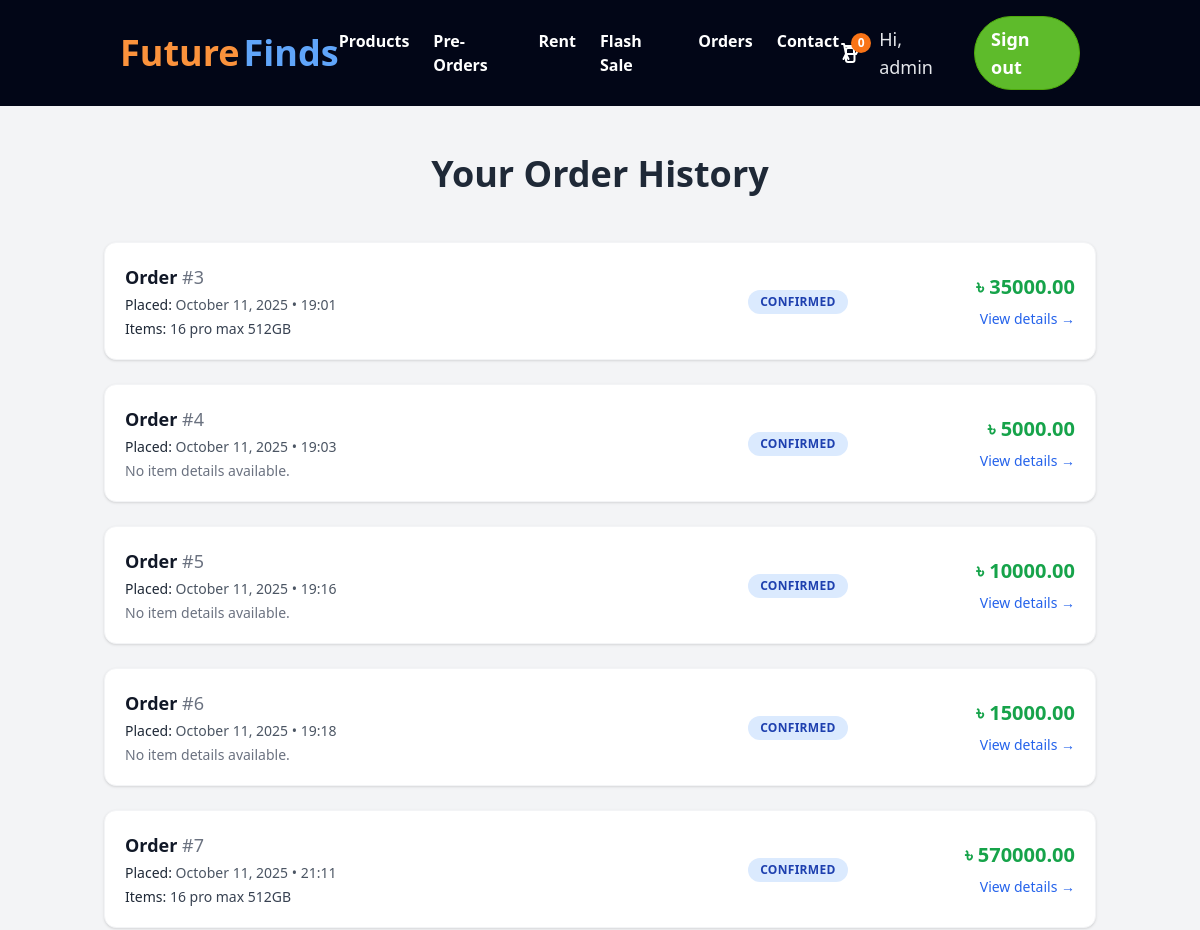
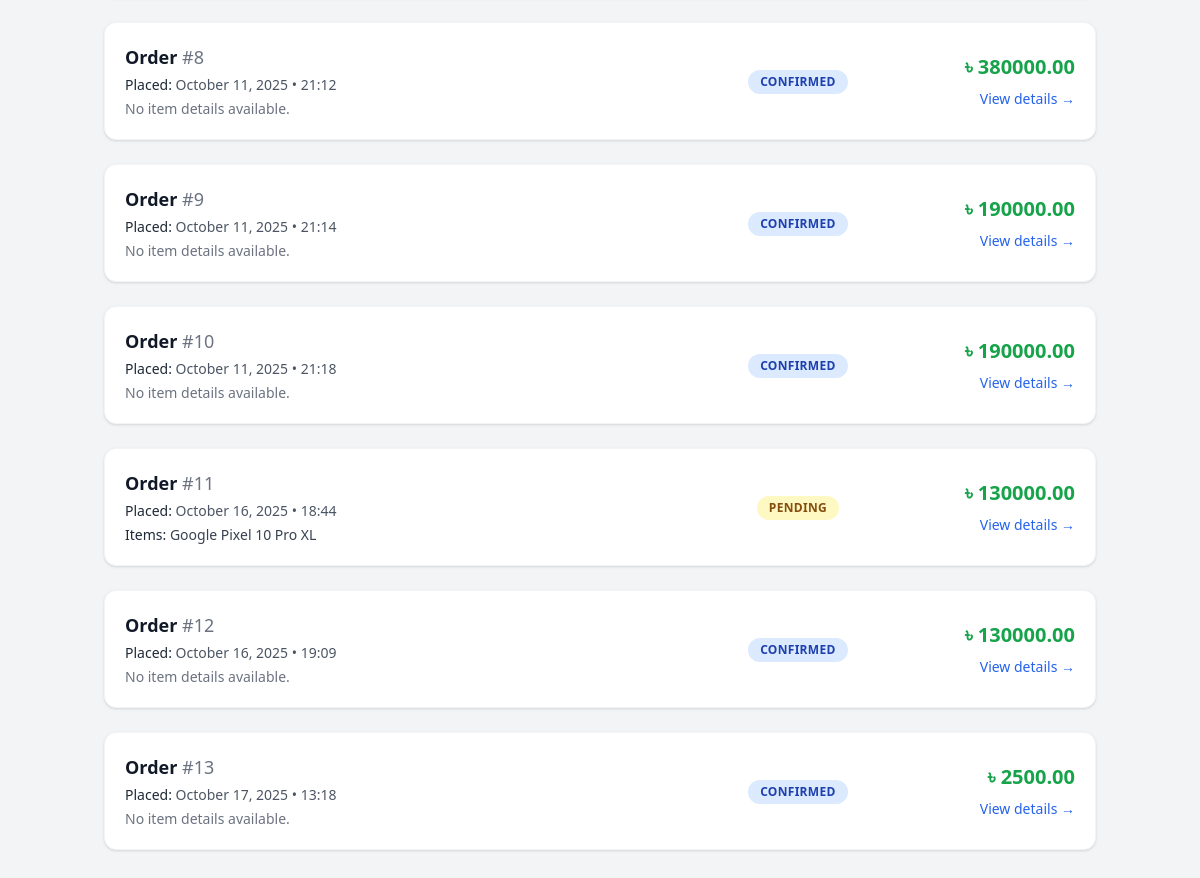
/product/orders/ (signed in), run on the app's committed database (2 pictures, top to bottom).
### products/models.py (models this page shows, shortened)
class Order(models.Model):
    user = models.ForeignKey(User, on_delete=models.CASCADE, related_name="orders")
    created_at = models.DateTimeField(auto_now_add=True)
    updated_at = models.DateTimeField(auto_now=True)
    STATUS_CHOICES = [
        ("Pending", "Pending"),
        ("Confirmed", "Confirmed"),
        ("Shipped", "Shipped"),
        ("Delivered", "Delivered"),
        ("Cancelled", "Cancelled"),
    ]
    status = models.CharField(max_length=20, choices=STATUS_CHOICES, default="Pending")
    total_price = models.DecimalField(max_digits=10, decimal_places=2, blank=True, null=True)
    address = models.TextField(blank=True, null=True)
    phone = models.CharField(max_length=15, blank=True, null=True)
    PAYMENT_CHOICES = [
        ("SSLCommerz", "SSLCommerz"),
    ]
    payment_method = models.CharField(max_length=20, choices=PAYMENT_CHOICES, default="SSLCommerz")

class OrderItem(models.Model):
    order = models.ForeignKey(Order, on_delete=models.CASCADE, related_name="items")
    product = models.ForeignKey(Product, on_delete=models.CASCADE)
    quantity = models.PositiveIntegerField(default=1)
    price = models.DecimalField(max_digits=10, decimal_places=2)

class Product(models.Model):
    category = models.ForeignKey(Category, related_name='products', on_delete=models.CASCADE)
    name = models.CharField(max_length=255)
    description = models.TextField()
    price = models.DecimalField(max_digits=10, decimal_places=2)
    stock = models.PositiveIntegerField()
    image = models.ImageField(upload_to='product_images/', blank=True, null=True)
    created_at = models.DateTimeField(auto_now_add=True)
    is_available = models.BooleanField(default=True)

### products/views.py (the view)
# urls.py: path('orders/', views.orders, name='orders'),
@login_required(login_url='login')
def orders(request):
    user = request.user
    orders = Order.objects.filter(user=user).prefetch_related('items__product')
    flash_sale_orders = FlashSaleOrder.objects.filter(user=user)
    return render(request, 'orders.html', {
        'orders': orders,
        'flash_sale_orders': flash_sale_orders
    })

### templates/orders.html (shortened to what this page needs)
<!DOCTYPE html>
<html lang="en">
<head>
     <link href="https://cdn.jsdelivr.net/npm/daisyui@4.12.24/dist/full.min.css" rel="stylesheet" type="text/css" />
<script src="https://cdn.tailwindcss.com"></script>
</head>
<body class=" bg-gray-100">
 {% load static %}
<header class="bg-slate-950 sticky top-0 z-50">
  <div class="container mx-auto flex justify-between items-center py-4 px-4 lg:px-8">
    <a href="{% url 'home' %}" class="flex items-center">
      <span class="text-orange-400 text-4xl font-bold">Future</span>
      <span class="text-blue-400 text-4xl font-bold ml-1">Finds</span>
    </a>
    <nav id="mobileMenu" class="hidden lg:flex md:flex-grow justify-center">
      <ul class="flex flex-col lg:flex-row lg:space-x-6 text-white font-semibold">
        <li><a href="{% url 'products' %}" class="hover:text-orange-400 py-2 block">Products</a></li>
        <li><a href="{% url 'preorder_products' %}" class="hover:text-orange-400 py-2 block">Pre-Orders</a></li>
        <li><a href="{% url 'rental_products' %}" class="hover:text-orange-400 py-2 block">Rent</a></li>
        <li><a href="{% url 'flash_sale' %}" class="hover:text-orange-400 py-2 block">Flash Sale</a></li>
        {% if user.is_authenticated %}
          <li><a href="{% url 'orders' %}" class="hover:text-orange-400 py-2 block">Orders</a></li>
        {% endif %}
        <li><a href="{% url 'contact' %}" class="hover:text-orange-400 py-2 block">Contact</a></li>
      </ul>
    </nav>
    <div class="hidden lg:flex items-center space-x-4">
      <a href="{% url 'cart' %}" class="relative text-white hover:text-orange-400 transition-colors">
        <svg class="w-6 h-6" fill="none" stroke="currentColor" viewBox="0 0 24 24">
          <path stroke-linecap="round" stroke-linejoin="round" stroke-width="2" d="M3 3h2l.4 2M7 13h10l4-8H5.4m0 0L7 13m0 0l-2.5 5M7 13l2.5 5m6-5v6a2 2 0 01-2 2H9a2 2 0 01-2-2v-6m8 0V9a2 2 0 00-2-2H9a2 2 0 00-2 2v4.01"></path>
        </svg>
        <span class="absolute -top-2 -right-2 bg-orange-500 text-white text-xs rounded-full h-5 w-5 flex items-center justify-center font-bold">
          {% if user.is_authenticated %}
            {{ user.cartitem_set.count|default:0 }}
          {% else %}
            0
          {% endif %}
        </span>
      </a>
      {% if user.is_authenticated %}
        <span class="text-gray-200 text-lg">Hi, {{ user.username }}</span>
        <a href="{% url 'logout' %}"
           class="bg-[#5EBB2B] border border-[#4eaa0c] text-white hover:bg-transparent hover:text-[#5EBB2B] font-semibold px-4 py-2 rounded-full text-lg transition">
           Sign out
        </a>
      {% else %}
        <a href="{% url 'login' %}"
           class="bg-[#FF9900] border border-[#e17d00] text-black hover:bg-transparent hover:text-[#FF9900] font-semibold px-4 py-2 rounded-full text-lg transition">
           Sign in
        </a>
      {% endif %}
    </div>
  </div>
</header>
<div class="container mx-auto px-4 py-12 min-h-screen ">
  <div class="max-w-6xl mx-auto">
    <h1 class="text-3xl md:text-4xl font-extrabold text-gray-800 mb-8 text-center  pb-4">
      Your Order History
    </h1>
    {% if orders|length > 0 or flash_sale_orders|length > 0 %}
    <div class="space-y-6">
      {% for order in orders %}
      <div
        class="bg-white shadow rounded-xl p-5 flex flex-col md:flex-row md:items-center md:justify-between border border-gray-100 hover:shadow-lg transition">
        <div class="flex items-start md:items-center gap-4 md:gap-6 w-full md:w-3/4">
          <div class="flex-1">
            <h2 class="text-lg font-semibold text-gray-900 hover:text-orange-500 transition">
              Order <span class="font-medium text-gray-500">#{{ order.id }}</span>
            </h2>
            <div class="text-sm text-gray-600 mt-1 space-y-1">
              <div>
                <span class="font-medium text-gray-800">Placed:</span>
                {{ order.created_at|date:"F d, Y" }} • {{ order.created_at|date:"H:i" }}
              </div>
              {% with items=order.items.all %}
                {% if items|length > 0 %}
                  <div>
                    <span class="font-medium text-gray-800">Items:</span>
                    {% for item in items|slice:":2" %}
                      <span class="text-gray-700">{{ item.product.name }}</span>{% if not forloop.last %},{% endif %}
                    {% endfor %}
                  </div>
                {% else %}
                  <div class="text-gray-500">
                    No item details available.
                  </div>
                {% endif %}
              {% endwith %}
            </div>
          </div>
        </div>
        <div class="mt-4 md:mt-0 md:w-1/5 text-left md:text-center">
          <span class="
            {% if order.status == 'Pending' %}bg-yellow-100 text-yellow-800
            {% elif order.status == 'Confirmed' %}bg-blue-100 text-blue-800
            {% elif order.status == 'Shipped' %}bg-green-100 text-green-800
            {% elif order.status == 'Delivered' %}bg-green-200 text-green-900
            {% else %}bg-red-100 text-red-800
            {% endif %}
            inline-block px-3 py-1 rounded-full text-xs font-semibold uppercase tracking-wide">
            {{ order.status }}
          </span>
        </div>
        <div class="mt-4 md:mt-0 md:w-1/4 text-right flex flex-col items-start md:items-end gap-2">
          <div class="text-xl font-bold text-green-600">৳ {{ order.total_price }}</div>
          <a href="{% url 'order_detail' order.id %}" class="text-sm text-blue-600 hover:text-orange-500 transition">
            View details &rarr;
          </a>
        </div>
      </div>
      {% endfor %}
    </div>
    {% endif %}
  </div>
</div>
    {% load static %}
</body>
</html>

### data on the page
Order: id "3", created_at "October 11, 2025", created_at "19:01", status "CONFIRMED", total_price "35000.00"
OrderItem: product.name "16 pro max 512GB"
Order: id "4", created_at "October 11, 2025", created_at "19:03", shows "No item details available.", status "CONFIRMED", total_price "5000.00"
Order: id "5", created_at "October 11, 2025", created_at "19:16", shows "No item details available.", status "CONFIRMED", total_price "10000.00"
Order: id "6", created_at "October 11, 2025", created_at "19:18", shows "No item details available.", status "CONFIRMED", total_price "15000.00"
Order: id "7", created_at "October 11, 2025", created_at "21:11", status "CONFIRMED", total_price "570000.00"
OrderItem: product.name "16 pro max 512GB"
Order: id "8", created_at "October 11, 2025", created_at "21:12", shows "No item details available.", status "CONFIRMED", total_price "380000.00"
Order: id "9", created_at "October 11, 2025", created_at "21:14", shows "No item details available.", status "CONFIRMED", total_price "190000.00"
Order: id "10", created_at "October 11, 2025", created_at "21:18", shows "No item details available.", status "CONFIRMED", total_price "190000.00"
Order: id "11", created_at "October 16, 2025", created_at "18:44", status "PENDING", total_price "130000.00"
OrderItem: product.name "Google Pixel 10 Pro XL"
Order: id "12", created_at "October 16, 2025", created_at "19:09", shows "No item details available.", status "CONFIRMED", total_price "130000.00"
Order: id "13", created_at "October 17, 2025", created_at "13:18", shows "No item details available.", status "CONFIRMED", total_price "2500.00"

### other printed values
{{ user.cartitem_set.count|default:0 }} "0"
{{ user.username }} "admin"
